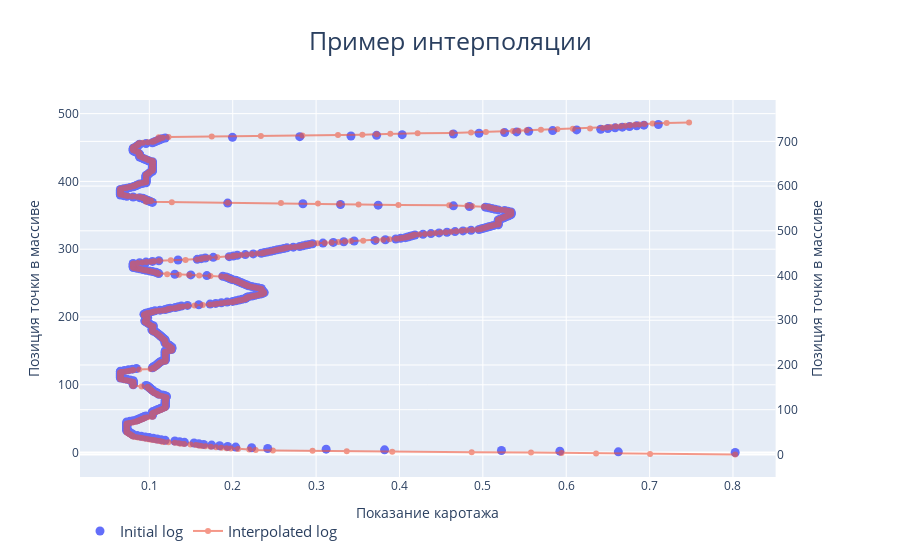

Here is the notebook cell this chart was saved with:
### Markdown cell above
Пример интерполяции

### Code cell
from plotly.subplots import make_subplots

# Set to True, if you need to check example of interpolation, otherwise -  False
show_interpolation_example = True
num_well = 100
if show_interpolation_example:
    fig = make_subplots(specs=[[{"secondary_y": True}]])

    fig.add_trace(go.Scatter(name="Initial log",
                             x=initial_data['log'].iloc[num_well],
                             y=list(range(len(initial_data['log'].iloc[num_well]) + 1)),
                             mode="markers",
                             marker={"size": 9}
                             ),
                  secondary_y=False)
    fig.add_trace(go.Scatter(name="Interpolated log",
                             x=initial_data['new_log'].iloc[num_well],
                             y=list(range(len(initial_data['new_log'].iloc[num_well]) + 1)),
                             mode="markers+lines",
                             marker={"size": 6},
                             opacity=0.6
                             ),
                  secondary_y=True)
    fig.update_layout(title="Пример интерполяции", title_x=0.5,
                      title_font={"size": 25},
                      xaxis_title="Показание каротажа",
                      )
    fig.update_yaxes(title_text="Позиция точки в массиве", secondary_y=False)
    fig.update_yaxes(title_text="Позиция точки в массиве", secondary_y=True)
    fig.update_layout(legend=dict(orientation="h",
                                  font={"size":15}
                                  ))
    fig.show()

### Figure 1 — Plotly figure (JSON) as saved in the notebook; plotly's stock layout.template omitted (floating-point values rounded to 4 significant figures; data arrays with more than 128 entries replaced by an {"elided": "..."} marker saying what was removed)
{"data": [{"marker": {"size": 9}, "mode": "markers", "name": "Initial log", "type": "scatter", "x": {"elided": "485 float values"}, "xaxis": "x", "y": {"elided": "486 int values"}, "yaxis": "y"}, {"marker": {"size": 6}, "mode": "markers+lines", "name": "Interpolated log", "opacity": 0.6, "type": "scatter", "x": {"elided": "743 float values"}, "xaxis": "x", "y": {"elided": "744 int values"}, "yaxis": "y2"}], "layout": {"legend": {"font": {"size": 15}, "orientation": "h"}, "title": {"font": {"size": 25}, "text": "Пример интерполяции", "x": 0.5}, "xaxis": {"anchor": "y", "domain": [0, 0.94], "title": {"text": "Показание каротажа"}}, "yaxis": {"anchor": "x", "domain": [0, 1], "title": {"text": "Позиция точки в массиве"}}, "yaxis2": {"anchor": "x", "overlaying": "y", "side": "right", "title": {"text": "Позиция точки в массиве"}}}}
